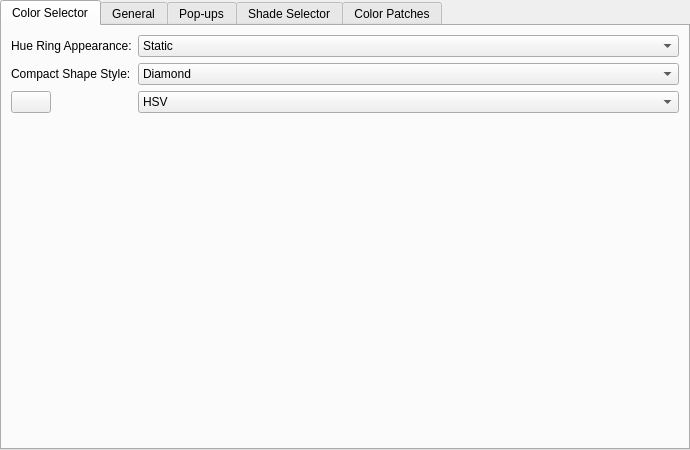
<?xml version="1.0" encoding="UTF-8"?>
<ui version="4.0">
 <class>WGConfigWidget</class>
 <widget class="QWidget" name="WGConfigWidget">
  <property name="geometry">
   <rect>
    <x>0</x>
    <y>0</y>
    <width>690</width>
    <height>450</height>
   </rect>
  </property>
  <property name="windowTitle">
   <string>Form</string>
  </property>
  <layout class="QVBoxLayout" name="verticalLayout">
   <property name="leftMargin">
    <number>0</number>
   </property>
   <property name="topMargin">
    <number>0</number>
   </property>
   <property name="rightMargin">
    <number>0</number>
   </property>
   <property name="bottomMargin">
    <number>0</number>
   </property>
   <item>
    <widget class="QTabWidget" name="tabWidget">
     <property name="currentIndex">
      <number>0</number>
     </property>
     <widget class="QWidget" name="tabSelector">
      <attribute name="title">
       <string>Color Selector</string>
      </attribute>
      <layout class="QFormLayout" name="formLayout">
       <item row="0" column="0">
        <widget class="QLabel" name="label">
         <property name="text">
          <string>Hue Ring Appearance:</string>
         </property>
        </widget>
       </item>
       <item row="0" column="1">
        <widget class="QComboBox" name="cmbSelectorRenderingMode">
         <item>
          <property name="text">
           <string comment="Wide Gamut Color Selector option: Always shows full saturation and full brightness colors.">Static</string>
          </property>
         </item>
         <item>
          <property name="text">
           <string comment="Wide Gamut Color Selector option: Shows colors depending on the current color saturation and brightness.">Dynamic</string>
          </property>
         </item>
         <item>
          <property name="text">
           <string>Dynamic + Static Edge</string>
          </property>
         </item>
        </widget>
       </item>
       <item row="2" column="0">
        <widget class="KisPopupButton" name="btnSelectorShape">
         <property name="iconSize">
          <size>
           <width>96</width>
           <height>96</height>
          </size>
         </property>
        </widget>
       </item>
       <item row="2" column="1">
        <widget class="QComboBox" name="cmbColorModel">
         <item>
          <property name="text">
           <string>HSV</string>
          </property>
         </item>
         <item>
          <property name="text">
           <string>HSL</string>
          </property>
         </item>
         <item>
          <property name="text">
           <string>HSI</string>
          </property>
         </item>
         <item>
          <property name="text">
           <string>HSY'</string>
          </property>
         </item>
        </widget>
       </item>
       <item row="1" column="0">
        <widget class="QLabel" name="label_24">
         <property name="text">
          <string>Compact Shape Style:</string>
         </property>
        </widget>
       </item>
       <item row="1" column="1">
        <widget class="QComboBox" name="cmbCompactShapes">
         <item>
          <property name="text">
           <string>Diamond</string>
          </property>
         </item>
         <item>
          <property name="text">
           <string>Triangle</string>
          </property>
         </item>
        </widget>
       </item>
      </layout>
     </widget>
     <widget class="QWidget" name="tabGeneral">
      <attribute name="title">
       <string>General</string>
      </attribute>
      <layout class="QVBoxLayout" name="verticalLayout_2">
       <item>
        <widget class="QGroupBox" name="grpQuickSettingsMenu">
         <property name="title">
          <string>Show &amp;Quick Settings Menu</string>
         </property>
         <property name="alignment">
          <set>Qt::AlignLeading|Qt::AlignLeft|Qt::AlignVCenter</set>
         </property>
         <property name="flat">
          <bool>false</bool>
         </property>
         <property name="checkable">
          <bool>true</bool>
         </property>
         <layout class="QFormLayout" name="formLayout_4">
          <item row="0" column="0">
           <widget class="QLabel" name="label_3">
            <property name="text">
             <string>Favorite Selector Layouts:</string>
            </property>
           </widget>
          </item>
          <item row="0" column="1">
           <widget class="KisPopupButton" name="btnFavoriteSelectors">
            <property name="text">
             <string>Select...</string>
            </property>
           </widget>
          </item>
         </layout>
        </widget>
       </item>
       <item>
        <layout class="QFormLayout" name="formLayout_2">
         <item row="0" column="0">
          <widget class="QLabel" name="label_25">
           <property name="text">
            <string>Central Layout:</string>
           </property>
          </widget>
         </item>
         <item row="1" column="0">
          <widget class="QLabel" name="label_2">
           <property name="text">
            <string>Selection Color Space:</string>
           </property>
          </widget>
         </item>
         <item row="1" column="1">
          <widget class="QComboBox" name="cmbSelectionColorSpace">
           <item>
            <property name="text">
             <string>Layer/Mask</string>
            </property>
           </item>
           <item>
            <property name="text">
             <string>Image</string>
            </property>
           </item>
           <item>
            <property name="text">
             <string>Custom</string>
            </property>
           </item>
          </widget>
         </item>
         <item row="2" column="1">
          <widget class="QFrame" name="frame_4">
           <property name="frameShape">
            <enum>QFrame::StyledPanel</enum>
           </property>
           <property name="frameShadow">
            <enum>QFrame::Raised</enum>
           </property>
           <layout class="QHBoxLayout" name="horizontalLayout_8">
            <item>
             <widget class="KisColorSpaceSelector" name="wdgColorspace" native="true"/>
            </item>
           </layout>
          </widget>
         </item>
         <item row="3" column="1">
          <widget class="QCheckBox" name="chkProofColors">
           <property name="text">
            <string>Proof Colors to Painting Color Space</string>
           </property>
          </widget>
         </item>
         <item row="0" column="1">
          <widget class="QFrame" name="frame_5">
           <property name="minimumSize">
            <size>
             <width>50</width>
             <height>0</height>
            </size>
           </property>
           <layout class="QHBoxLayout" name="horizontalLayout_9">
            <item>
             <widget class="QRadioButton" name="rdbMainLOHorizontal">
              <property name="text">
               <string>Horizontal</string>
              </property>
              <property name="checked">
               <bool>true</bool>
              </property>
             </widget>
            </item>
            <item>
             <widget class="QRadioButton" name="rdbMainLOVertical">
              <property name="text">
               <string>Vertical</string>
              </property>
             </widget>
            </item>
            <item>
             <spacer name="horizontalSpacer_6">
              <property name="orientation">
               <enum>Qt::Horizontal</enum>
              </property>
              <property name="sizeHint" stdset="0">
               <size>
                <width>40</width>
                <height>20</height>
               </size>
              </property>
             </spacer>
            </item>
           </layout>
          </widget>
         </item>
        </layout>
       </item>
      </layout>
     </widget>
     <widget class="QWidget" name="tabPopups">
      <attribute name="title">
       <string>Pop-ups</string>
      </attribute>
      <layout class="QVBoxLayout" name="verticalLayout_5">
       <item>
        <layout class="QFormLayout" name="formLayout_3">
         <item row="0" column="0">
          <widget class="QLabel" name="label_7">
           <property name="text">
            <string>Pop-up size:</string>
           </property>
          </widget>
         </item>
         <item row="0" column="1">
          <widget class="QSpinBox" name="sbPopupSize">
           <property name="minimum">
            <number>100</number>
           </property>
           <property name="maximum">
            <number>500</number>
           </property>
          </widget>
         </item>
        </layout>
       </item>
       <item>
        <widget class="QGroupBox" name="groupBox">
         <property name="title">
          <string>Color Patches</string>
         </property>
         <layout class="QHBoxLayout" name="horizontalLayout_5">
          <item>
           <widget class="QGroupBox" name="groupBox_3">
            <property name="title">
             <string>Layout</string>
            </property>
            <layout class="QFormLayout" name="formLayout_9">
             <item row="0" column="0">
              <widget class="QLabel" name="label_8">
               <property name="text">
                <string>Orientation:</string>
               </property>
              </widget>
             </item>
             <item row="0" column="1">
              <widget class="QFrame" name="frame">
               <layout class="QHBoxLayout" name="horizontalLayout">
                <property name="leftMargin">
                 <number>0</number>
                </property>
                <property name="topMargin">
                 <number>0</number>
                </property>
                <property name="rightMargin">
                 <number>0</number>
                </property>
                <property name="bottomMargin">
                 <number>0</number>
                </property>
                <item>
                 <widget class="QRadioButton" name="rbPopupHorizontal">
                  <property name="font">
                   <font>
                    <family>Noto Sans</family>
                   </font>
                  </property>
                  <property name="text">
                   <string>hori&amp;zontal</string>
                  </property>
                  <property name="checked">
                   <bool>true</bool>
                  </property>
                 </widget>
                </item>
                <item>
                 <widget class="QRadioButton" name="rbPopupVertical">
                  <property name="text">
                   <string>&amp;vertical</string>
                  </property>
                 </widget>
                </item>
               </layout>
              </widget>
             </item>
             <item row="3" column="1">
              <widget class="QComboBox" name="cbPopupScrolling">
               <property name="currentIndex">
                <number>1</number>
               </property>
               <item>
                <property name="text">
                 <string>None</string>
                </property>
               </item>
               <item>
                <property name="text">
                 <string>Along Orientation</string>
                </property>
               </item>
               <item>
                <property name="text">
                 <string>Laterally</string>
                </property>
               </item>
              </widget>
             </item>
             <item row="3" column="0">
              <widget class="QLabel" name="label_16">
               <property name="text">
                <string>Scrolling:</string>
               </property>
              </widget>
             </item>
             <item row="4" column="0">
              <widget class="QLabel" name="label_17">
               <property name="text">
                <string>Rows:</string>
               </property>
              </widget>
             </item>
             <item row="4" column="1">
              <widget class="QSpinBox" name="sbPopupPatchesRows"/>
             </item>
            </layout>
           </widget>
          </item>
          <item>
           <widget class="QGroupBox" name="groupBox_4">
            <property name="title">
             <string>Patches</string>
            </property>
            <layout class="QFormLayout" name="formLayout_10">
             <item row="0" column="0">
              <widget class="QLabel" name="label_9">
               <property name="text">
                <string>Width:</string>
               </property>
              </widget>
             </item>
             <item row="0" column="1">
              <widget class="QSpinBox" name="sbPatchWidth">
               <property name="minimum">
                <number>10</number>
               </property>
              </widget>
             </item>
             <item row="1" column="0">
              <widget class="QLabel" name="label_10">
               <property name="text">
                <string>Height:</string>
               </property>
              </widget>
             </item>
             <item row="1" column="1">
              <widget class="QSpinBox" name="sbPatchHeight">
               <property name="minimum">
                <number>10</number>
               </property>
              </widget>
             </item>
             <item row="2" column="0">
              <widget class="QLabel" name="label_18">
               <property name="text">
                <string>Max Patches:</string>
               </property>
              </widget>
             </item>
             <item row="2" column="1">
              <widget class="QSpinBox" name="sbPopupMaxPatches">
               <property name="minimum">
                <number>2</number>
               </property>
               <property name="maximum">
                <number>200</number>
               </property>
              </widget>
             </item>
            </layout>
           </widget>
          </item>
          <item>
           <spacer name="horizontalSpacer_4">
            <property name="orientation">
             <enum>Qt::Horizontal</enum>
            </property>
            <property name="sizeHint" stdset="0">
             <size>
              <width>40</width>
              <height>20</height>
             </size>
            </property>
           </spacer>
          </item>
         </layout>
        </widget>
       </item>
       <item>
        <spacer name="verticalSpacer_3">
         <property name="orientation">
          <enum>Qt::Vertical</enum>
         </property>
         <property name="sizeHint" stdset="0">
          <size>
           <width>20</width>
           <height>40</height>
          </size>
         </property>
        </spacer>
       </item>
      </layout>
     </widget>
     <widget class="QWidget" name="tabShadeSelector">
      <attribute name="title">
       <string>Shade Selector</string>
      </attribute>
      <layout class="QVBoxLayout" name="verticalLayout_3">
       <item>
        <layout class="QFormLayout" name="formLayout_5">
         <item row="0" column="0">
          <widget class="QLabel" name="label_4">
           <property name="text">
            <string>Update Base Color When:</string>
           </property>
          </widget>
         </item>
         <item row="0" column="1">
          <widget class="QCheckBox" name="chkShadeSelUpdateExternal">
           <property name="text">
            <string>Color changes externally</string>
           </property>
          </widget>
         </item>
         <item row="1" column="1">
          <widget class="QCheckBox" name="chkShadeSelUpdateOnRightClick">
           <property name="text">
            <string>Right-clicking on shade selector</string>
           </property>
          </widget>
         </item>
         <item row="2" column="1">
          <widget class="QCheckBox" name="chkShadeSelUpdateInteraction">
           <property name="text">
            <string>Interaction ends</string>
           </property>
          </widget>
         </item>
        </layout>
       </item>
       <item>
        <widget class="QGroupBox" name="grpMinimalShadeSelector">
         <property name="title">
          <string>Show Minimal Shade Selector</string>
         </property>
         <property name="checkable">
          <bool>true</bool>
         </property>
         <layout class="QHBoxLayout" name="horizontalLayout_2" stretch="0,0,2,0">
          <item>
           <layout class="QFormLayout" name="formLayout_6">
            <item row="0" column="0">
             <widget class="QLabel" name="label_5">
              <property name="text">
               <string>Line Count:</string>
              </property>
             </widget>
            </item>
            <item row="0" column="1">
             <widget class="QSpinBox" name="sbShadeLineCount">
              <property name="minimum">
               <number>1</number>
              </property>
              <property name="maximum">
               <number>10</number>
              </property>
             </widget>
            </item>
            <item row="1" column="0">
             <widget class="QLabel" name="label_6">
              <property name="text">
               <string>Line Height:</string>
              </property>
             </widget>
            </item>
            <item row="1" column="1">
             <widget class="QSpinBox" name="sbShadeLineHeight">
              <property name="suffix">
               <string> px</string>
              </property>
              <property name="minimum">
               <number>8</number>
              </property>
              <property name="value">
               <number>10</number>
              </property>
             </widget>
            </item>
           </layout>
          </item>
          <item>
           <spacer name="horizontalSpacer">
            <property name="orientation">
             <enum>Qt::Horizontal</enum>
            </property>
            <property name="sizeType">
             <enum>QSizePolicy::MinimumExpanding</enum>
            </property>
            <property name="sizeHint" stdset="0">
             <size>
              <width>40</width>
              <height>20</height>
             </size>
            </property>
           </spacer>
          </item>
          <item>
           <layout class="QVBoxLayout" name="shadeLineLayout">
            <property name="spacing">
             <number>2</number>
            </property>
           </layout>
          </item>
          <item>
           <spacer name="horizontalSpacer_2">
            <property name="orientation">
             <enum>Qt::Horizontal</enum>
            </property>
            <property name="sizeHint" stdset="0">
             <size>
              <width>0</width>
              <height>0</height>
             </size>
            </property>
           </spacer>
          </item>
         </layout>
        </widget>
       </item>
       <item>
        <widget class="QCheckBox" name="chkMyPaintShadeSelector">
         <property name="text">
          <string>Show MyPaint Shade Selector</string>
         </property>
        </widget>
       </item>
       <item>
        <spacer name="verticalSpacer">
         <property name="orientation">
          <enum>Qt::Vertical</enum>
         </property>
         <property name="sizeHint" stdset="0">
          <size>
           <width>0</width>
           <height>0</height>
          </size>
         </property>
        </spacer>
       </item>
      </layout>
     </widget>
     <widget class="QWidget" name="tabColorPatches">
      <attribute name="title">
       <string>Color Patches</string>
      </attribute>
      <layout class="QVBoxLayout" name="verticalLayout_4">
       <item>
        <widget class="QGroupBox" name="historyGroupBox">
         <property name="title">
          <string>Color History</string>
         </property>
         <property name="checkable">
          <bool>true</bool>
         </property>
         <layout class="QHBoxLayout" name="horizontalLayout_4">
          <item>
           <widget class="QGroupBox" name="formGroupBox">
            <property name="title">
             <string>Layout</string>
            </property>
            <layout class="QFormLayout" name="formLayout_7">
             <item row="0" column="0">
              <widget class="QLabel" name="label_11">
               <property name="text">
                <string>Orientation:</string>
               </property>
              </widget>
             </item>
             <item row="0" column="1">
              <widget class="QFrame" name="frame_2">
               <layout class="QHBoxLayout" name="horizontalLayout_3">
                <property name="leftMargin">
                 <number>0</number>
                </property>
                <property name="topMargin">
                 <number>0</number>
                </property>
                <property name="rightMargin">
                 <number>0</number>
                </property>
                <property name="bottomMargin">
                 <number>0</number>
                </property>
                <item>
                 <widget class="QRadioButton" name="rbHistoryHorizontal">
                  <property name="text">
                   <string>Horizontal</string>
                  </property>
                  <property name="checked">
                   <bool>true</bool>
                  </property>
                 </widget>
                </item>
                <item>
                 <widget class="QRadioButton" name="rbHistoryVertical">
                  <property name="text">
                   <string>Vertical</string>
                  </property>
                 </widget>
                </item>
               </layout>
              </widget>
             </item>
             <item row="2" column="0">
              <widget class="QLabel" name="lblHistoryRows">
               <property name="text">
                <string>Rows:</string>
               </property>
              </widget>
             </item>
             <item row="2" column="1">
              <widget class="QSpinBox" name="sbHistoryRows">
               <property name="minimum">
                <number>1</number>
               </property>
               <property name="maximum">
                <number>10</number>
               </property>
              </widget>
             </item>
             <item row="1" column="1">
              <widget class="QComboBox" name="cbScrolling">
               <property name="currentIndex">
                <number>1</number>
               </property>
               <item>
                <property name="text">
                 <string>None</string>
                </property>
               </item>
               <item>
                <property name="text">
                 <string>Along Orientation</string>
                </property>
               </item>
               <item>
                <property name="text">
                 <string>Laterally</string>
                </property>
               </item>
              </widget>
             </item>
             <item row="1" column="0">
              <widget class="QLabel" name="label_12">
               <property name="text">
                <string>Scrolling:</string>
               </property>
              </widget>
             </item>
            </layout>
           </widget>
          </item>
          <item>
           <widget class="QGroupBox" name="groupBox_2">
            <property name="title">
             <string>Patches</string>
            </property>
            <property name="flat">
             <bool>false</bool>
            </property>
            <layout class="QFormLayout" name="formLayout_8">
             <item row="0" column="0">
              <widget class="QLabel" name="label_13">
               <property name="text">
                <string>Width:</string>
               </property>
              </widget>
             </item>
             <item row="0" column="1">
              <widget class="QSpinBox" name="sbHistoryPatchWidth">
               <property name="minimum">
                <number>10</number>
               </property>
               <property name="singleStep">
                <number>1</number>
               </property>
               <property name="value">
                <number>16</number>
               </property>
              </widget>
             </item>
             <item row="1" column="0">
              <widget class="QLabel" name="label_14">
               <property name="text">
                <string>Height:</string>
               </property>
              </widget>
             </item>
             <item row="2" column="0">
              <widget class="QLabel" name="label_15">
               <property name="text">
                <string>Max Patches:</string>
               </property>
              </widget>
             </item>
             <item row="1" column="1">
              <widget class="QSpinBox" name="sbHistoryPatchHeight">
               <property name="minimum">
                <number>10</number>
               </property>
               <property name="value">
                <number>16</number>
               </property>
              </widget>
             </item>
             <item row="2" column="1">
              <widget class="QSpinBox" name="sbHistoryMaxPatches">
               <property name="minimum">
                <number>2</number>
               </property>
               <property name="maximum">
                <number>200</number>
               </property>
               <property name="value">
                <number>30</number>
               </property>
              </widget>
             </item>
            </layout>
           </widget>
          </item>
          <item>
           <widget class="QGroupBox" name="ckCCAutoUpdate">
            <property name="title">
             <string>Options</string>
            </property>
            <layout class="QVBoxLayout" name="verticalLayout_7">
             <item>
              <widget class="QCheckBox" name="ckHistoryClearButton">
               <property name="text">
                <string>Clear Button</string>
               </property>
              </widget>
             </item>
            </layout>
           </widget>
          </item>
          <item>
           <spacer name="horizontalSpacer_3">
            <property name="orientation">
             <enum>Qt::Horizontal</enum>
            </property>
            <property name="sizeHint" stdset="0">
             <size>
              <width>40</width>
              <height>20</height>
             </size>
            </property>
           </spacer>
          </item>
         </layout>
        </widget>
       </item>
       <item>
        <widget class="QGroupBox" name="commonColorsGroupBox">
         <property name="title">
          <string>Colors fro&amp;m Image</string>
         </property>
         <property name="checkable">
          <bool>true</bool>
         </property>
         <layout class="QHBoxLayout" name="horizontalLayout_7">
          <item>
           <widget class="QGroupBox" name="formGroupBox_2">
            <property name="title">
             <string>Layout</string>
            </property>
            <layout class="QFormLayout" name="formLayout_12">
             <item row="0" column="0">
              <widget class="QLabel" name="label_22">
               <property name="text">
                <string>Orientation:</string>
               </property>
              </widget>
             </item>
             <item row="0" column="1">
              <widget class="QFrame" name="frame_3">
               <layout class="QHBoxLayout" name="horizontalLayout_6">
                <property name="leftMargin">
                 <number>0</number>
                </property>
                <property name="topMargin">
                 <number>0</number>
                </property>
                <property name="rightMargin">
                 <number>0</number>
                </property>
                <property name="bottomMargin">
                 <number>0</number>
                </property>
                <item>
                 <widget class="QRadioButton" name="rbCommonColorsHorizontal">
                  <property name="text">
                   <string>Horizontal</string>
                  </property>
                  <property name="checked">
                   <bool>true</bool>
                  </property>
                 </widget>
                </item>
                <item>
                 <widget class="QRadioButton" name="rbCommonColorsVertical">
                  <property name="text">
                   <string>Vertical</string>
                  </property>
                 </widget>
                </item>
               </layout>
              </widget>
             </item>
             <item row="2" column="0">
              <widget class="QLabel" name="lblCommonColorsRows">
               <property name="text">
                <string>Rows:</string>
               </property>
              </widget>
             </item>
             <item row="2" column="1">
              <widget class="QSpinBox" name="sbCommonColorsRows">
               <property name="minimum">
                <number>1</number>
               </property>
               <property name="maximum">
                <number>10</number>
               </property>
              </widget>
             </item>
             <item row="1" column="1">
              <widget class="QComboBox" name="cbCommonColorsScrolling">
               <property name="currentIndex">
                <number>1</number>
               </property>
               <item>
                <property name="text">
                 <string>None</string>
                </property>
               </item>
               <item>
                <property name="text">
                 <string>Along Orientation</string>
                </property>
               </item>
               <item>
                <property name="text">
                 <string>Laterally</string>
                </property>
               </item>
              </widget>
             </item>
             <item row="1" column="0">
              <widget class="QLabel" name="label_23">
               <property name="text">
                <string>Scrolling:</string>
               </property>
              </widget>
             </item>
            </layout>
           </widget>
          </item>
          <item>
           <widget class="QGroupBox" name="groupBox_6">
            <property name="title">
             <string>Patches</string>
            </property>
            <property name="flat">
             <bool>false</bool>
            </property>
            <layout class="QFormLayout" name="formLayout_11">
             <item row="0" column="0">
              <widget class="QLabel" name="label_19">
               <property name="text">
                <string>Width:</string>
               </property>
              </widget>
             </item>
             <item row="0" column="1">
              <widget class="QSpinBox" name="sbCommonColorsPatchWidth">
               <property name="minimum">
                <number>10</number>
               </property>
               <property name="singleStep">
                <number>1</number>
               </property>
               <property name="value">
                <number>16</number>
               </property>
              </widget>
             </item>
             <item row="1" column="0">
              <widget class="QLabel" name="label_20">
               <property name="text">
                <string>Height:</string>
               </property>
              </widget>
             </item>
             <item row="2" column="0">
              <widget class="QLabel" name="label_21">
               <property name="text">
                <string>Max Patches:</string>
               </property>
              </widget>
             </item>
             <item row="1" column="1">
              <widget class="QSpinBox" name="sbCommonColorsPatchHeight">
               <property name="minimum">
                <number>10</number>
               </property>
               <property name="value">
                <number>16</number>
               </property>
              </widget>
             </item>
             <item row="2" column="1">
              <widget class="QSpinBox" name="sbCommonColorsPatches">
               <property name="minimum">
                <number>2</number>
               </property>
               <property name="maximum">
                <number>200</number>
               </property>
               <property name="value">
                <number>30</number>
               </property>
              </widget>
             </item>
            </layout>
           </widget>
          </item>
          <item>
           <widget class="QGroupBox" name="groupBox_5">
            <property name="title">
             <string>Options</string>
            </property>
            <layout class="QVBoxLayout" name="verticalLayout_6">
             <item>
              <widget class="QCheckBox" name="checkBox">
               <property name="text">
                <string>Auto Update</string>
               </property>
              </widget>
             </item>
            </layout>
           </widget>
          </item>
          <item>
           <spacer name="horizontalSpacer_5">
            <property name="orientation">
             <enum>Qt::Horizontal</enum>
            </property>
            <property name="sizeHint" stdset="0">
             <size>
              <width>40</width>
              <height>20</height>
             </size>
            </property>
           </spacer>
          </item>
         </layout>
        </widget>
       </item>
       <item>
        <spacer name="verticalSpacer_2">
         <property name="orientation">
          <enum>Qt::Vertical</enum>
         </property>
         <property name="sizeHint" stdset="0">
          <size>
           <width>20</width>
           <height>40</height>
          </size>
         </property>
        </spacer>
       </item>
      </layout>
     </widget>
    </widget>
   </item>
  </layout>
 </widget>
 <customwidgets>
  <customwidget>
   <class>KisColorSpaceSelector</class>
   <extends>QWidget</extends>
   <header>widgets/kis_color_space_selector.h</header>
   <container>1</container>
  </customwidget>
  <customwidget>
   <class>KisPopupButton</class>
   <extends>QPushButton</extends>
   <header>KisPopupButton.h</header>
  </customwidget>
 </customwidgets>
 <tabstops>
  <tabstop>tabWidget</tabstop>
  <tabstop>cmbSelectorRenderingMode</tabstop>
  <tabstop>cmbCompactShapes</tabstop>
  <tabstop>btnSelectorShape</tabstop>
  <tabstop>cmbColorModel</tabstop>
  <tabstop>grpQuickSettingsMenu</tabstop>
  <tabstop>btnFavoriteSelectors</tabstop>
  <tabstop>rdbMainLOHorizontal</tabstop>
  <tabstop>rdbMainLOVertical</tabstop>
  <tabstop>cmbSelectionColorSpace</tabstop>
  <tabstop>chkProofColors</tabstop>
  <tabstop>sbPopupSize</tabstop>
  <tabstop>rbPopupHorizontal</tabstop>
  <tabstop>rbPopupVertical</tabstop>
  <tabstop>cbPopupScrolling</tabstop>
  <tabstop>sbPopupPatchesRows</tabstop>
  <tabstop>sbPatchWidth</tabstop>
  <tabstop>sbPatchHeight</tabstop>
  <tabstop>sbPopupMaxPatches</tabstop>
  <tabstop>chkShadeSelUpdateExternal</tabstop>
  <tabstop>chkShadeSelUpdateOnRightClick</tabstop>
  <tabstop>chkShadeSelUpdateInteraction</tabstop>
  <tabstop>grpMinimalShadeSelector</tabstop>
  <tabstop>sbShadeLineCount</tabstop>
  <tabstop>sbShadeLineHeight</tabstop>
  <tabstop>chkMyPaintShadeSelector</tabstop>
  <tabstop>historyGroupBox</tabstop>
  <tabstop>rbHistoryHorizontal</tabstop>
  <tabstop>rbHistoryVertical</tabstop>
  <tabstop>cbScrolling</tabstop>
  <tabstop>sbHistoryRows</tabstop>
  <tabstop>sbHistoryPatchWidth</tabstop>
  <tabstop>sbHistoryPatchHeight</tabstop>
  <tabstop>sbHistoryMaxPatches</tabstop>
  <tabstop>ckHistoryClearButton</tabstop>
  <tabstop>commonColorsGroupBox</tabstop>
  <tabstop>rbCommonColorsHorizontal</tabstop>
  <tabstop>rbCommonColorsVertical</tabstop>
  <tabstop>cbCommonColorsScrolling</tabstop>
  <tabstop>sbCommonColorsRows</tabstop>
  <tabstop>sbCommonColorsPatchWidth</tabstop>
  <tabstop>sbCommonColorsPatchHeight</tabstop>
  <tabstop>sbCommonColorsPatches</tabstop>
  <tabstop>checkBox</tabstop>
 </tabstops>
 <resources/>
 <connections/>
</ui>
